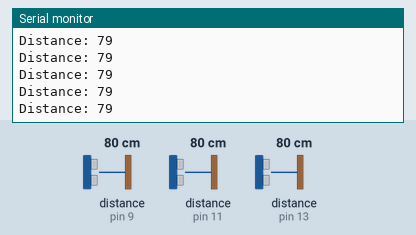
A sketch run on a simulated Arduino Uno, built with avr-gcc and run on an emulated ATmega328P. Shown: the last lines printed to the serial monitor. Wiring (inferred from the names in the program): ultrasonic range finder: trigger pin 8; echo pin 9. The test bench sets the inputs (shaded band); at power-on: distance to the obstacle (sensors on pin 9, pin 11, pin 13) 80 cm. The echo pulse lasts 58.3 µs per cm.

Above: at 1.2 s.
1.3 s: distance to the obstacle (sensor on pin 9) set to 32 cm
At 2.3 s:
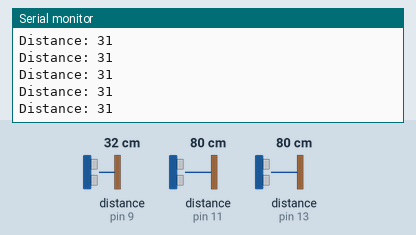
2.8 s: distance to the obstacle (sensor on pin 9) set to 27 cm
At 3.6 s:
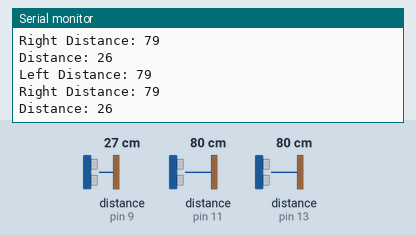
Timing chart, 0 to 5.8 s (numbered marks = the images above; inputs shaded):
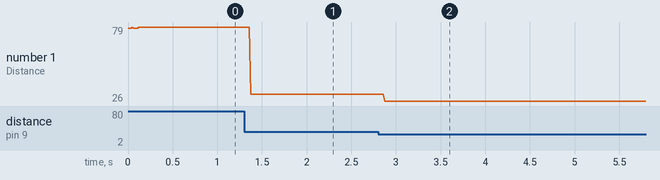

Measured:
- after the input at 1.3 s, the serial monitor: prints a new line after 0.07 s (image 1)
- after the input at 2.8 s, the serial monitor: prints a new line after 0.07 s (image 2)
- plotted number 1: 79 → 31 after the input at 1.3 s, 31 → 26 after the input at 2.8 s

The sketch:

ultrasonic.ino
```cpp
// defines pins numbers
const int front_trigPin = 8;
const int front_echoPin = 9;
const int left_trigPin = 10;
const int left_echoPin = 11;
const int right_trigPin = 12;
const int right_echoPin = 13;

// defines variables
long font_duration;
int front_distance;
long left_duration;
int left_distance;
long right_duration;
int right_distance;


void setup() {
  pinMode(front_trigPin, OUTPUT); // Sets the trigPin as an Output
  pinMode(front_echoPin, INPUT); // Sets the echoPin as an Input
  pinMode(left_trigPin, OUTPUT); // Sets the trigPin as an Output
  pinMode(left_echoPin, INPUT); // Sets the echoPin as an Input
  pinMode(right_trigPin, OUTPUT); // Sets the trigPin as an Output
  pinMode(right_echoPin, INPUT); // Sets the echoPin as an Input
  Serial.begin(9600); // Starts the serial communication
}

void loop() {
  // Clears the trigPin
  digitalWrite(front_trigPin, LOW);
  delayMicroseconds(2);
  // Sets the trigPin on HIGH state for 10 micro seconds
  digitalWrite(front_trigPin, HIGH);
  delayMicroseconds(10);
  digitalWrite(front_trigPin, LOW);

  // Reads the echoPin, returns the sound wave travel time in microseconds
  font_duration = pulseIn(front_echoPin, HIGH);
  // Calculating the distance
  front_distance = font_duration * 0.034 / 2;
  // Prints the distance on the Serial Monitor
  Serial.print("Distance: ");
  Serial.println(front_distance);
  if(front_distance < 30){
    //left side sensor
    // Clears the trigPin
    digitalWrite(left_trigPin, LOW);
    delayMicroseconds(2);
    // Sets the trigPin on HIGH state for 10 micro seconds
    digitalWrite(left_trigPin, HIGH);
    delayMicroseconds(10);
    digitalWrite(left_trigPin, LOW);

    // Reads the echoPin, returns the sound wave travel time in microseconds
    left_duration = pulseIn(left_echoPin, HIGH);
    // Calculating the distance
    left_distance = left_duration * 0.034 / 2;
    // Prints the distance on the Serial Monitor
    Serial.print("Left Distance: ");
    Serial.println(left_distance);

    //right side sensor
    // Clears the trigPin
    digitalWrite(right_trigPin, LOW);
    delayMicroseconds(2);
    // Sets the trigPin on HIGH state for 10 micro seconds
    digitalWrite(right_trigPin, HIGH);
    delayMicroseconds(10);
    digitalWrite(right_trigPin, LOW);

    // Reads the echoPin, returns the sound wave travel time in microseconds
    right_duration = pulseIn(right_echoPin, HIGH);
    // Calculating the distance
    right_distance = right_duration * 0.034 / 2;
    // Prints the distance on the Serial Monitor
    Serial.print("Right Distance: ");
    Serial.println(right_distance);
    if(left_distance > right_distance){
      //go left
    } else {
      //go right

      }
    }
}
```
